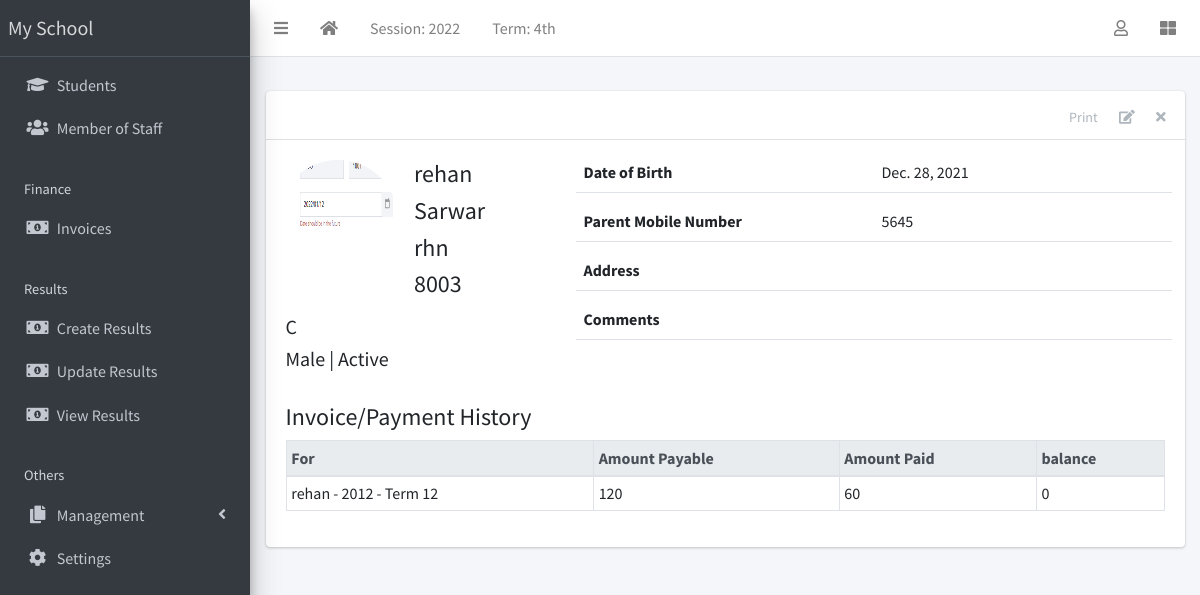
The app's page /appURL/getstudentsrecord/4/ with its own data.
### schoolapp/models.py (models this page shows, shortened)
class Student(models.Model):
    statuschoice = [
        ('Active','Active'),
        ('Inactive','Inactive'),
    ]
    genders = [
        ('Male','Male'),
        ('Female','Female'),
    ]
    id = models.AutoField(primary_key=True)
    status = models.CharField(max_length=100,choices=statuschoice,default='Active')
    registeration_number = models.CharField(max_length=1200,unique=True)
    first_name = models.CharField(max_length=500)
    sur_name = models.CharField(max_length=500)
    other_name = models.CharField(max_length=500, blank=True,null=True)
    gender = models.CharField(max_length=300,choices=genders,default='Male')
    date_of_birth = models.DateField()
    classnameS = models.ForeignKey(Class, on_delete=models.CASCADE, related_name="classS")
    date_of_addmission = models.DateField()
    mobile_no = models.IntegerField(null=True, blank=True,unique=True)
    address = models.TextField(null=True, blank=True)
    others = models.TextField(null=True, blank=True)
    passport = models.ImageField(upload_to='home/images',null=True, blank=True)
    def __str__(self):
        return self.first_name

class Class(models.Model):
    classname = models.CharField(max_length=400)
    def __str__(self):
        return self.classname

class Invoice(models.Model):
    statuschoice = [
        ('Active','Active'),
        ('Inactive','Inactive'),
    ]
    studentnameI = models.ForeignKey(Student,on_delete=models.CASCADE, related_name="studentI")
    sessionnameI = models.ForeignKey(CurrentSession,on_delete=models.CASCADE, related_name="sessionI")
    termnameI = models.ForeignKey(CurrentTerm,on_delete=models.CASCADE, related_name="termI")
    classnameI = models.ForeignKey(Class,on_delete=models.CASCADE, related_name="classI")
    balance_from_prev_term = models.IntegerField()
    status = models.CharField(max_length=100,choices=statuschoice,default='Active')

class CurrentSession(models.Model):
    sessionname = models.CharField(max_length=400)
    def __str__(self):
        return self.sessionname

class CurrentTerm(models.Model):
    termname = models.CharField(max_length=400)
    def __str__(self):
        return self.termname

### schoolapp/views.py (the view)
# urls.py: path('getstudentsrecord/<int:id>/', views.GetStudentsRecord,name="getstudentsrecord"),
def GetStudentsRecord(request,id):
    queryset = Student.objects.get(id=id)
    getinvoice = Invoice.objects.filter(studentnameI__first_name=queryset.first_name).annotate(fee=Sum('invoiceFS__feeamount'),rec=Sum('receiptR__amount'))
    return render(request,'schoolapp/getstudentsrecord.html',{'student': queryset,'invoice': getinvoice})

### schoolapp/templatetags/customtag.py (called while the page is built)
@register.filter
def sub(value, arg):
    return value - arg

@register.filter
def divide(value,agr):
    return int(value/agr)

### schoolapp/templates/schoolapp/getstudentsrecord.html (shortened to what this page needs)
{% extends 'base.html' %}
{% block body %}
{% load customtag %}
<div class="content-wrapper">
      <section class="content-header">
      </section>
      <section class="content">
        <div class="container-fluid">
          <div class="row">
            <div class="col-md-12">
              <div class="card">
<div class="card-header">
  <div class="card-tools">
    <a href="#" class="btn btn-tool">Print</a>
      	<a href="/appURL/updatestudentform/{{student.id}}" class="btn btn-tool"><i class="fas fa-edit"></i></a>
    <a href="/appURL/student/delete/{{student.id}}" class="btn btn-tool"><i class="fas fa-times"></i></a>
  </div>
</div>
                <div class="card-body">
                  <div class="row">
                    <div class="col">
    <div class="row mb-4">
      <div class="col-sm-4">
        <div class="row mb-2">
          {% if student.passport %}
        <img src="/media/{{student.passport}}" class="float-left rounded-circle mr-3" style="width: 120px; height: 120px;">
        {% else %}
        <img
              src="/media/home/images/avatar.png"
              class="float-left rounded-circle mr-3" style="width: 120px; height: 120px;">
        {% endif %}
          <div class="float-right">
            <h4>{{student.first_name}} </h4>
            <h4>{{student.sur_name}}</h4>
            {% if student.other_name %}
            <h4>{{student.other_name}}</h4>
            {% endif %}
            {% if student.registeration_number %}
            <h4>{{student.registeration_number}}</h4>
            {% endif %}
          </div>
        </div>
        <h5>{{student.classnameS}}</h5>
        <h5>{{student.gender}} | {{student.status}}</h5>
      </div>
      <div class="col-sm-8">
        <div>
          <div class="form-group border-bottom row">
            <label class="col">
              Date of Birth
            </label>
            <div class="col">
              {{student.date_of_birth}}
            </div>
          </div>
          <div class="form-group border-bottom row">
            <label class="col">
              Parent Mobile Number
            </label>
            <div class="col">
              {{student.mobile_no}}
            </div>
          </div>
          <div class="form-group border-bottom row">
            <label class="col">
              Address
            </label>
            <div class="col">
            </div>
          </div>
          <div class="form-group border-bottom row">
            <label class="col">
              Comments
            </label>
            <div class="col">
            </div>
          </div>
        </div>
      </div>
    </div>
    <h4>Invoice/Payment History</h4>
        {% if invoice %}
        <table class="table table-sm table-bordered table-hover">
        <thead class="thead-light">
          <tr>
            <th>For</th>
            <th>Amount Payable</th>
            <th>Amount Paid</th>
            <th>balance</th>
          </tr>
        </thead>
        <tbody>
          {% for inv in invoice %}
            <tr>
             <td>{{inv.studentnameI}} - {{inv.sessionnameI}} - {{inv.termnameI}}</td>
              {% if inv.fee %}
            {% if inv.rec %}
            <td>{{inv.balance_from_prev_term|add:inv.fee}}</td>
            <td>{{inv.rec}}</td>
             <td>{{inv.balance_from_prev_term|add:inv.fee|sub:inv.rec}}</td>
             {% else %}
             <td>{{inv.balance_from_prev_term|add:inv.fee}}</td>
            <td>0</td>
             <td>{{inv.balance_from_prev_term|add:inv.fee}}</td>
             {% endif %}
          {% else %}
             {% if inv.rec %}
            <td>{{inv.balance_from_prev_term}}</td>
            <td>{{inv.rec|divide:2}}</td>
             <td>{{inv.balance_from_prev_term|sub:inv.rec}}</td>
             {% else %}
             <td>{{inv.balance_from_prev_term}}</td>
            <td>0</td>
             <td>{{inv.balance_from_prev_term}}</td>
             {% endif %}
          {% endif %}
            </tr>
            {% endfor %}
        </tbody>
      </table>
    {% else %}
    <p>There are no payment history for Valenzuela Jason Aileen Lara (891)</p>
    {% endif %}
  	  			</div>
                  </div>
                </div>
              </div>
            </div>
          </div>
        </div>
      </section>
    </div>
{% endblock body %}

### schoolapp/templates/base.html (shortened to what this page needs)
<!DOCTYPE html>
<html lang="en">
	<head>
		{% load rest_framework %}
    {% load customtag %}
    <link rel="stylesheet" href="https://stackpath.bootstrapcdn.com/bootstrap/4.4.1/css/bootstrap.min.css">
		<link rel="stylesheet" href="https://cdn.jsdelivr.net/npm/bootstrap@4.6.0/dist/css/bootstrap.min.css">
		 <link rel="stylesheet" href="/static/plugins/fontawesome-free/css/all.min.css">
  <link rel="stylesheet" href="/static/plugins/toastr/toastr.min.css">
  <link rel="stylesheet"
    href="/static/plugins/overlayScrollbars/css/OverlayScrollbars.min.css">
  <link rel="stylesheet" href="/static/plugins/Datatables/datatables.min.css" />
  <link rel="stylesheet" href="/static/dist/css/adminlte.min.css">
    <link rel="stylesheet" href="https://pro.fontawesome.com/releases/v5.10.0/css/all.css"/>
    <link rel="stylesheet" href="/static/style.scss">
	</head>
	<body class ="hold-transition sidebar-mini layout-fixed layout-navbar-fixed layout-footer-fixed">
  <div class="wrapper">
    <nav class="main-header navbar navbar-expand navbar-white navbar-light">
      <ul class="navbar-nav">
        <li class="nav-item">
          <a class="nav-link" data-widget="pushmenu" href="#" role="button"><i
              class="fas fa-bars"></i></a>
        </li>
        <li class="nav-item d-none d-sm-inline-block">
          <a href="/appURL" class="nav-link"><i class="fa fa-home"></i></a>
        </li>
        <li class="nav-item d-none d-sm-inline-block">
          <a href="/appURL/sessionandterm/" class="nav-link">Session: 2022</a>
        </li>
        <li class="nav-item d-none d-sm-inline-block">
          <a href="/appURL/sessionandterm/" class="nav-link">Term: 4th</a>
        </li>
      </ul>
      <ul class="navbar-nav ml-auto">
        <li class="nav-item dropdown">
          <a class="nav-link" data-toggle="dropdown" href="#">
            <i class="far fa-user"></i>
          </a>
        </li>
        <li class="nav-item">
          <a class="nav-link" data-widget="control-sidebar" data-slide="true"
         role="button"><i class="fas fa-th-large"></i></a>
        </li>
      </ul>
    </nav>
    <aside class="main-sidebar sidebar-dark-primary elevation-4">
      <a href="/appURL" class="brand-link">My School</a>
      <div class="sidebar">
        <nav class="mt-2">
          <ul class="nav nav-pills nav-sidebar flex-column"
            data-widget="treeview" role="menu" data-accordion="false">
            <li class="nav-item">
              <a href="/appURL/studentrecord/" class="nav-link">
                <i class="nav-icon fas fa-graduation-cap"></i>
                <p>
                  Students
                </p>
              </a>
            </li>
            <li class="nav-item">
              <a href="/appURL/staffrecord/" class="nav-link">
                <i class="nav-icon fas fa-users"></i>
                <p>
                  Member of Staff
                </p>
              </a>
            </li>
            <li class="nav-header">Finance</li>
            <li class="nav-item">
              <a href="/appURL/invoicerecord/" class="nav-link">
                <i class="nav-icon fas fa-money-bill-alt"></i>
                <p>
                  Invoices
                </p>
              </a>
            </li>
            <li class="nav-header">Results</li>
            <li class="nav-item">
              <a href="#" class="nav-link">
                <i class="nav-icon fas fa-money-bill-alt"></i>
                <p>
                  Create Results
                </p>
              </a>
            </li>
            <li class="nav-item">
              <a href="#" class="nav-link">
                <i class="nav-icon fas fa-money-bill-alt"></i>
                <p>
                  Update Results
                </p>
              </a>
            </li>
            <li class="nav-item">
              <a href="/appURL/viewresult/" class="nav-link">
                <i class="nav-icon fas fa-money-bill-alt"></i>
                <p>
                  View Results
                </p>
              </a>
            </li>
            <li class="nav-header">Others</li>
            <li class="nav-item has-treeview">
              <a href="#" class="nav-link">
                <i class="nav-icon fas fa-copy"></i>
                <p>
                  Management
                  <i class="fas fa-angle-left right"></i>
                </p>
              </a>
            </li>
            <li class="nav-item">
              <a href="#" class="nav-link">
                <i class="nav-icon fas fa-cog"></i>
                <p>
                  Settings
                </p>
              </a>
            </li>
          </ul>
          </nav>
      </div>
    </aside>
{% block body %}  {% endblock body %}
  </div>
  </body>
</html>

### records on screen
Student: passport (picture), first_name "rehan", sur_name "Sarwar", other_name "rhn", registeration_number "8003", classnameS "C", gender "Male", status "Active", date_of_birth "Dec. 28, 2021", mobile_no "5645"
Invoice: studentnameI "rehan", sessionnameI "2012", termnameI "Term 12", balance_from_prev_term "120", rec|divide "60", balance_from_prev_term|sub "0"
